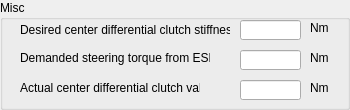
    <widget class="QGroupBox" name="groupBoxMisc" >
     <property name="geometry" >
      <rect>
       <x>10</x>
       <y>150</y>
       <width>350</width>
       <height>110</height>
      </rect>
     </property>
     <property name="title" >
      <string>Misc</string>
     </property>
     <widget class="QLineEdit" name="ClutchStiffness" >
      <property name="geometry" >
       <rect>
        <x>240</x>
        <y>20</y>
        <width>61</width>
        <height>20</height>
       </rect>
      </property>
      <property name="readOnly" >
       <bool>true</bool>
      </property>
     </widget>
     <widget class="QLabel" name="label_38" >
      <property name="geometry" >
       <rect>
        <x>20</x>
        <y>20</y>
        <width>210</width>
        <height>20</height>
       </rect>
      </property>
      <property name="text" >
       <string>Desired center differential clutch stiffness</string>
      </property>
     </widget>
     <widget class="QLabel" name="label_39" >
      <property name="geometry" >
       <rect>
        <x>310</x>
        <y>50</y>
        <width>60</width>
        <height>16</height>
       </rect>
      </property>
      <property name="text" >
       <string>Nm</string>
      </property>
     </widget>
     <widget class="QLabel" name="label_40" >
      <property name="geometry" >
       <rect>
        <x>310</x>
        <y>80</y>
        <width>23</width>
        <height>16</height>
       </rect>
      </property>
      <property name="text" >
       <string>Nm</string>
      </property>
     </widget>
     <widget class="QLabel" name="label_41" >
      <property name="geometry" >
       <rect>
        <x>310</x>
        <y>20</y>
        <width>23</width>
        <height>16</height>
       </rect>
      </property>
      <property name="text" >
       <string>Nm</string>
      </property>
     </widget>
     <widget class="QLabel" name="label_42" >
      <property name="geometry" >
       <rect>
        <x>20</x>
        <y>80</y>
        <width>180</width>
        <height>16</height>
       </rect>
      </property>
      <property name="text" >
       <string>Actual center differential clutch value</string>
      </property>
     </widget>
     <widget class="QLineEdit" name="ClutchValue" >
      <property name="geometry" >
       <rect>
        <x>240</x>
        <y>80</y>
        <width>61</width>
        <height>20</height>
       </rect>
      </property>
      <property name="readOnly" >
       <bool>true</bool>
      </property>
     </widget>
     <widget class="QLabel" name="label_43" >
      <property name="geometry" >
       <rect>
        <x>20</x>
        <y>50</y>
        <width>190</width>
        <height>16</height>
       </rect>
      </property>
      <property name="text" >
       <string>Demanded steering torque from ESP</string>
      </property>
     </widget>
     <widget class="QLineEdit" name="SteeringTorque" >
      <property name="geometry" >
       <rect>
        <x>240</x>
        <y>50</y>
        <width>61</width>
        <height>20</height>
       </rect>
      </property>
      <property name="readOnly" >
       <bool>true</bool>
      </property>
     </widget>
    </widget>
